Frame 1 (no input): blank canvas, image omitted
Frame 60 (the mouse pressed at the canvas centre just before this capture): blank canvas, image omitted
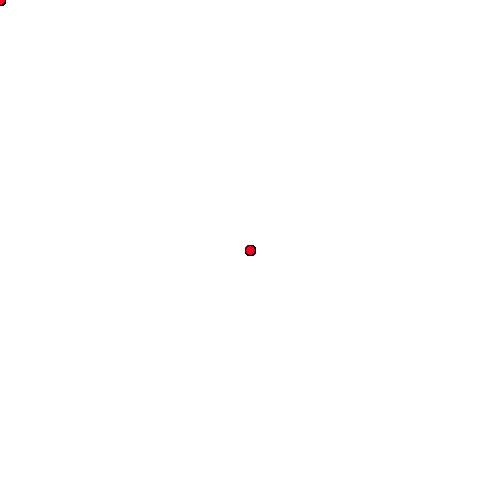
Frame 120 (the mouse held since frame 60 and released just before this capture)

The Processing sketch whose frames 1 and 60 were blank and that drew this single picture after the mouse press (run headless with seeded random() and noise(); from frame 60 on, the mouse is pressed at the canvas centre):

// Processing sketch: processing_35112
// ── processing_35112.pde

int a = 10;
int colour = 0;
 
void setup(){
  size(500,500);
  background(255);
}
 
void draw(){
  if (mousePressed &&(mouseButton == LEFT)){
    fill(255,80);
  }else if (mousePressed && (mouseButton == RIGHT)){
      fill(0);
  }else{
      fill(280,0,40);
  }

  ellipse(mouseX, mouseY, a, a);
}
 
